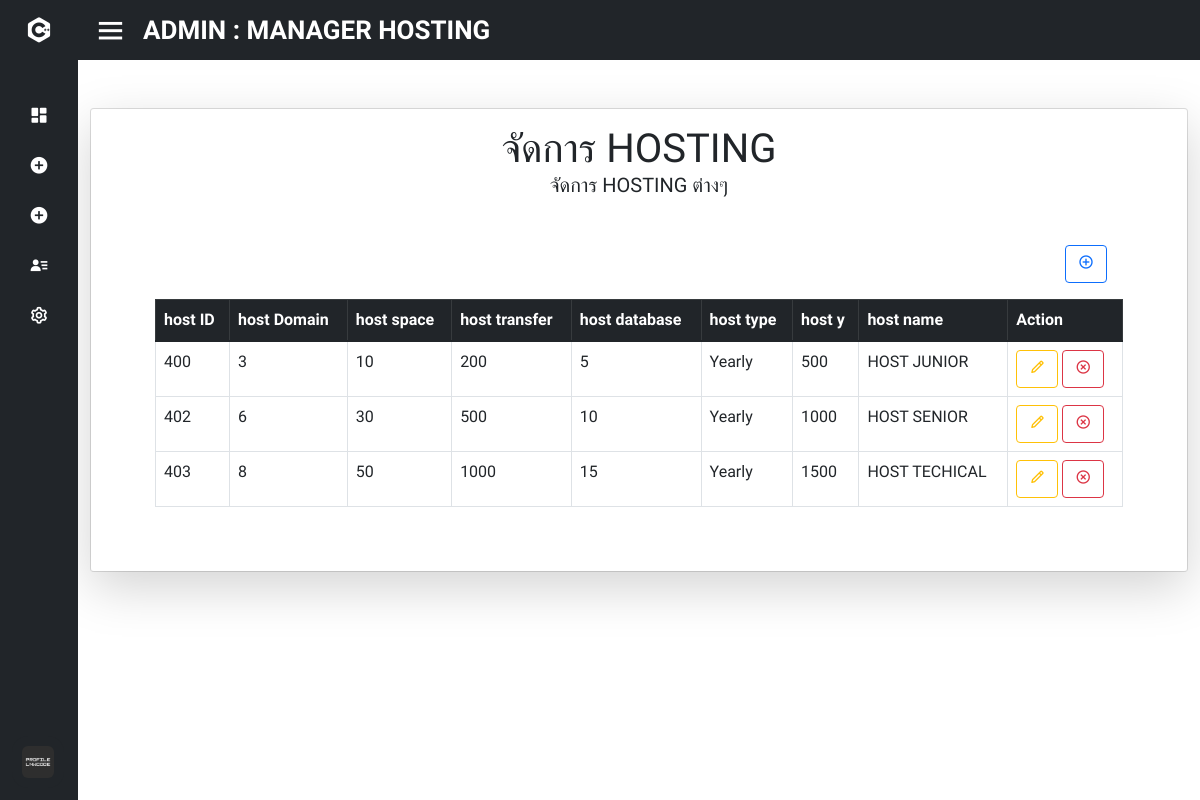
The page /gg/admin_manage_hosting.php (signed in) on the database its author committed.
### tables this page shows
CREATE TABLE IF NOT EXISTS `package_plan_hosting` (
  `pack_hosting_id` int(11) NOT NULL DEFAULT 0,
  `hosting_pack_domains` int(11) NOT NULL DEFAULT 0,
  `hosting_pack_space` int(11) NOT NULL DEFAULT 0,
  `hosting_pack_transfer` int(11) NOT NULL DEFAULT 0,
  `hosting_pack_database` int(11) NOT NULL DEFAULT 0,
  `hosting_pack_type` varchar(50) NOT NULL,
  `hosting_pack_price_y` float NOT NULL DEFAULT 0,
  `hosting_pack_name` varchar(50) DEFAULT NULL,
  PRIMARY KEY (`pack_hosting_id`),
  KEY `hosting_pack_type` (`hosting_pack_type`),
  CONSTRAINT `FK_package_plan_hosting_period_of_payment` FOREIGN KEY (`hosting_pack_type`) REFERENCES `period_of_payment` (`pop_id`) ON DELETE NO ACTION ON UPDATE NO ACTION
);

### gg/admin_manage_hosting.php (the view, shortened to what this page needs)
<!DOCTYPE html>
<html lang="en" dir="ltr">
  <head>
    <link rel="stylesheet" href="stylet.css">
    <link href='https://unpkg.com/boxicons@2.0.7/css/boxicons.min.css' rel='stylesheet'>
    <link rel="stylesheet" href="https://cdn.jsdelivr.net/npm/bootstrap-icons@1.8.1/font/bootstrap-icons.css">
    <link rel="stylesheet" href="myProjects/webProject/icofont/css/icofont.min.css">
    <link rel="stylesheet" href="https://cdnjs.cloudflare.com/ajax/libs/font-awesome/4.7.0/css/font-awesome.min.css">
    <link href="https://cdn.jsdelivr.net/npm/bootstrap@5.1.3/dist/css/bootstrap.min.css" rel="stylesheet">
   </head>
<body>
<?php
  require_once "config/db.php";
?>
<div class="sidebar close">
    <div class="logo-details">
      <i class='bx bxl-c-plus-plus'></i>
    </div>
    <ul class="nav-links">
      <li>
        <a href="admin.php">
          <i class='bx bxs-dashboard'></i>
        </a>
      </li>
      <li>
        <div class="iocn-link">
          <a href="#">
            <i class='bx bxs-plus-circle'></i>
          </a>
        </div>
      </li>
      <li>
        <div class="iocn-link">
          <a href="#">
            <i class='bx bxs-plus-circle'></i>
          </a>
        </div>
      </li>
      <li>
        <div class="iocn-link">
          <a href="#">
            <i class='bx bxs-user-detail'></i>
          </a>
        </div>
      </li>
      <li>
        <div class="iocn-link">
          <a href="#">
            <i class='bx bx-cog' ></i>
          </a>
        </div>
      </li>
      <li>
    <div class="profile-details">
      <div class="profile-content">
        <img src="image/profile.jpg" alt="profileImg">
      </div>
    </div>
  </li>
</ul>
  </div>
  <section class="home-section">
    <div class="home-content">
      <i class='bx bx-menu' style='color:#ffffff'  ></i>
      <span class="text" style='color:#ffffff' >ADMIN : MANAGER HOSTING</span>
    </div>
  <div class="p-4">
  </div>
  <center><div class="container">
    <div class="card">
      <div class="card-body shadow-lg">
        <h1 class="text-uppercase text-center mb-3">จัดการ HOSTING<p class="fs-5">จัดการ HOSTING ต่างๆ </p></h1>
        <div class="m-5" >
          <form class="d-flex justify-content-end m-3" action="" method="post" enctype="multipart/form-data">
                  <button type="button" name="submit_additem" class="btn btn-outline-primary" data-bs-toggle="modal" data-bs-target="#exampleModal">
                  <i class='bx bx-plus-circle'></i>
                  </button>
          </form>
          <table class="table table-bordered">
            <thead class="table-dark">
              <tr>
                <th scope="col">host ID</th>
                <th scope="col">host Domain</th>
                <th scope="col">host space</th>
                <th scope="col">host transfer</th>
                <th scope="col">host database</th>
                <th scope="col">host type</th>
                <th scope="col">host y</th>
                <th scope="col">host name</th>
                <th scope="col">Action</th>
              </tr>
            </thead>
            <tbody>
            <?php
                $result = $conn->query("SELECT * FROM package_plan_hosting");
                if ($result !== false) {
                while($item = $result->fetch()) {
            ?>
              <tr>
                <td><?php echo $item['pack_hosting_id'] ?></td>
                <td><?php echo $item['hosting_pack_domains'] ?></td>
                <td><?php echo $item['hosting_pack_space'] ?></td>
                <td><?php echo $item['hosting_pack_transfer'] ?></td>
                <td><?php echo $item['hosting_pack_database'] ?></td>
                <td><?php echo $item['hosting_pack_type'] ?></td>
                <td><?php echo $item['hosting_pack_price_y'] ?></td>
                <td><?php echo $item['hosting_pack_name'] ?></td>
                <td>
                  <a href="admin_edit_hosting.php?update_id=<?= $item['pack_hosting_id']; ?>" class="btn btn-outline-warning"><i class='bx bx-pencil'></i></a>
                  <a href="?delete_id=<?= $item['pack_hosting_id']; ?>" class="btn btn-outline-danger"><i class='bx bx-x-circle'></i></a>
                </td>
                <?php }
                    } ?>
              </tr>
            </tbody>
          </table>
        </div>
      </div>
    </div>
  </div></center>
  <div class="p-3">
  </div>
</section>
</body>
</html>

### gg/stylet.css (style rules this page uses)
* { margin: 0; padding: 0; box-sizing: border-box; font-family: 'Mitr', sans-serif; }
.sidebar { position: fixed; top: 0; left: 0; height: 100%; width: 260px; background: #212529; z-index: 100; transition: all 0.5s ease; }
.sidebar.close { width: 78px; }
.sidebar .logo-details { height: 60px; width: 100%; display: flex; align-items: center; }
.sidebar .logo-details i { font-size: 30px; color: #fff; height: 50px; min-width: 78px; text-align: center; line-height: 50px; }
.sidebar .nav-links { height: 100%; padding: 30px 0 150px 0; overflow: auto; }
.sidebar.close .nav-links { overflow: visible; }
.sidebar .nav-links li { position: relative; list-style: none; transition: all 0.4s ease; }
.sidebar .nav-links li .iocn-link { display: flex; align-items: center; justify-content: space-between; }
.sidebar.close .nav-links li .iocn-link { display: block }
.sidebar .nav-links li i { height: 50px; min-width: 78px; text-align: center; line-height: 50px; color: #fff; font-size: 20px; cursor: pointer; transition: all 0.3s ease; }
.sidebar .nav-links li a { display: flex; align-items: center; text-decoration: none; }
.sidebar .profile-details { position: fixed; bottom: 0; width: 260px; display: flex; align-items: center; justify-content: space-between; background: #212529; padding: 12px 0; transition: all 0.5s ease; }
.sidebar.close .profile-details { background: none; }
.sidebar.close .profile-details { width: 78px; }
.sidebar .profile-details .profile-content { display: flex; align-items: center; }
.sidebar .profile-details img { height: 52px; width: 52px; object-fit: cover; border-radius: 16px; margin: 0 14px 0 12px; background: #212529; transition: all 0.5s ease; }
.sidebar.close .profile-details img { padding: 10px; }
.home-section { position: relative; background: #fff; height: 100vh; left: 260px; width: calc(100% - 260px); transition: all 0.5s ease; }
.sidebar.close ~ .home-section { left: 78px; width: calc(100% - 78px); }
.home-section .home-content { height: 60px; display: flex; align-items: center; }
.home-section .home-content .bx-menu, .home-section .home-content .text { color: #11101d; font-size: 35px; }
.home-section .home-content .bx-menu { margin: 0 15px; cursor: pointer; }
.home-section .home-content .text { font-size: 26px; font-weight: 600; }
.home-content { background: #212529; }

### rows shown on the page
package_plan_hosting: pack_hosting_id "400", hosting_pack_domains "3", hosting_pack_space "10", hosting_pack_transfer "200", hosting_pack_database "5", hosting_pack_type "Yearly", hosting_pack_price_y "500", hosting_pack_name "HOST JUNIOR"
package_plan_hosting: pack_hosting_id "402", hosting_pack_domains "6", hosting_pack_space "30", hosting_pack_transfer "500", hosting_pack_database "10", hosting_pack_type "Yearly", hosting_pack_price_y "1000", hosting_pack_name "HOST SENIOR"
package_plan_hosting: pack_hosting_id "403", hosting_pack_domains "8", hosting_pack_space "50", hosting_pack_transfer "1000", hosting_pack_database "15", hosting_pack_type "Yearly", hosting_pack_price_y "1500", hosting_pack_name "HOST TECHICAL"
